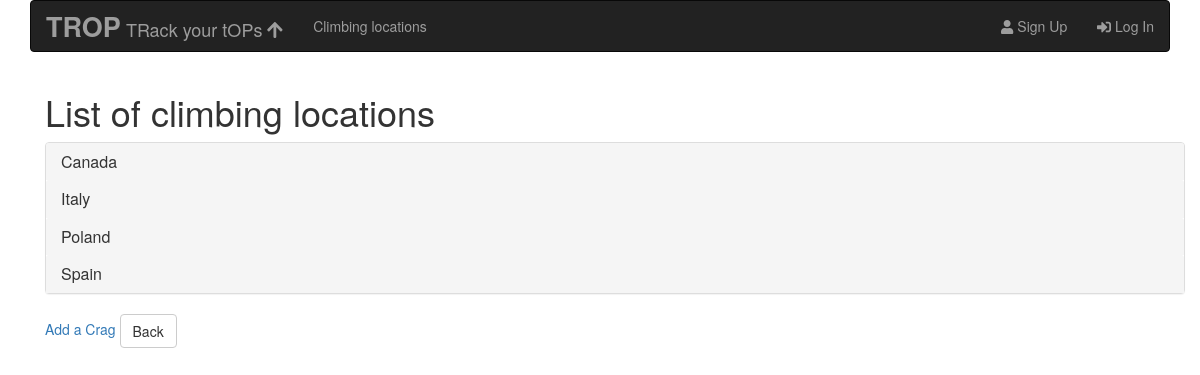
Page /routes/regions/ on the earlier database version.
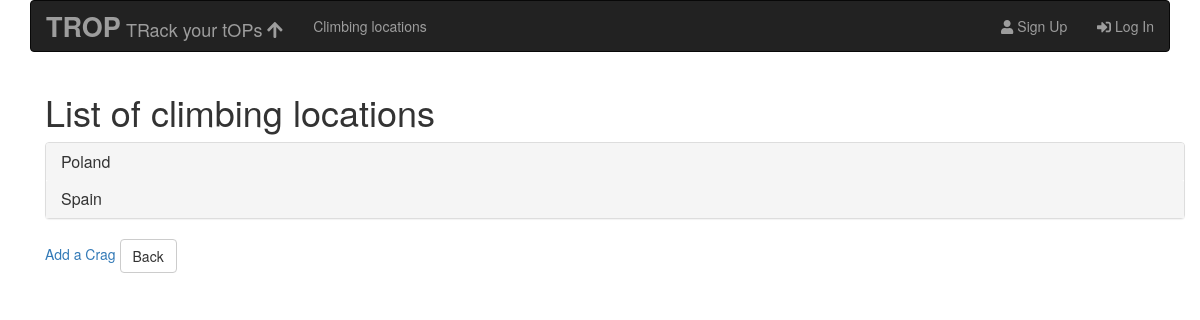
Same page on the later database version.
### routes/models.py (models this page shows, shortened)
class Place(models.Model):
    name = models.CharField(max_length = 100, unique=True)
    slug = models.SlugField(allow_unicode = True)
    city = models.CharField(max_length = 100, verbose_name = 'Region')
    country = models.CharField(max_length = 100)
    location = PlainLocationField(based_fields=['city'], zoom=7)
    created_at = models.DateTimeField(auto_now_add=True)
    updated_at = models.DateTimeField(auto_now=True)
    class Meta:
        get_latest_by = 'created_at'
        ordering = ['country', 'city', 'name']

### routes/views.py (the view)
class PlaceList(ListView):
    model = Place
    template_name = 'routes/place_list.html'
    def get_queryset(self):
        self.place_dict = {}
        country_object_list = Place.objects.all()
        countries = set()
        for country in country_object_list:
            countries.add(country.country)
        for country in sorted(countries):
            city_object_list = Place.objects.all().filter(country=country)
            cities = set()
            for city in city_object_list:
                cities.add(city.city)
            self.place_dict[country] = {}
            for city in sorted(cities):
                    places = Place.objects.all().filter(city=city)
                    place_list = []
                    for place in places:
                        place_list.append(place)
                    self.place_dict[country][city] = place_list
    def get_context_data(self, **kwargs):
        context = super().get_context_data(**kwargs)
        context['place_dict'] = self.place_dict
        return context

### routes/templates/routes/place_list.html (shortened to what this page needs)
{% extends "routes/routes_base.html" %}
{% block route_content %}
  <h1>List of climbing locations</h1>
  <div class="panel-group">
    <div class="panel panel-default">
    {% for country, city_dict in place_dict.items %}
      <div class="panel-heading">
        <h3 class="panel-title">
          <a data-toggle = "collapse" href="#{{country|slugify}}">{{country}}</a>
        </h3>
      </div>
      {% endfor %}
    </div>
  </div>
  <a href="{% url 'routes:new_place' %}">Add a Crag</a>
{% endblock route_content %}

### routes/templates/routes/routes_base.html
{% extends "base.html" %}
{% block content %}
  <div class="container">
        {% block route_content %}
        {% endblock route_content %}
        <input class="btn btn-default" type=button value='Back' onClick="javascript:history.go(-1);">
  </div>
{% endblock content %}

### templates/base.html (shortened to what this page needs)
<!DOCTYPE html>
{% load staticfiles %}
<html>
  <head>
    <link rel="stylesheet" href="https://maxcdn.bootstrapcdn.com/bootstrap/3.3.7/css/bootstrap.min.css">
    <link rel="stylesheet" href="{% static 'css/master.css' %}">
    <link rel="stylesheet" href="https://cdn.datatables.net/1.10.16/css/jquery.dataTables.min.css">
  </head>
  <body>
    <div class="container">
      <nav class="navbar sticky-top navbar-inverse bg-inverse">
        <div class="container-fluid">
          <div class="navbar-header">
            <a class="navbar-brand" href="{% url 'home' %}">
              <span class="text-center logo">TROP</span>
              <span class="text-center">TRack your tOPs</span>
              <span class="fas fa-arrow-up"></span>
            </a>
          </div>
          <ul class="nav navbar-nav">
            <li class="nav-item"><a class="nav-link" href="{% url 'routes:places' %}">Climbing locations</a></li>
          </ul>
          <ul class="nav navbar-nav navbar-right">
            {% if user.is_authenticated %}
              <li class="nav-item">
                <a class="nav-link" href="{% url 'accounts:redirect' %}">
                  <span class="fas fa-user"></span><span> {{user}}</span>
                </a>
              </li>
                <li class="nav-item">
                  <a class="nav-link" href="{% url 'accounts:logout' %}">
                    <span class="fas fa-sign-out-alt"></span><span> Log Out</span>
                  </a>
                </li>
            {% else %}
            <li class="nav-item">
              <a class="nav-link" href="{% url 'accounts:signup' %}">
                <span class="fas fa-user"></span><span> Sign Up</span>
              </a>
            </li>
            <li class="nav-item">
              <a class="nav-link" href="{% url 'accounts:login' %}">
                <span class="fas fa-sign-in-alt"></span><span> Log In</span>
              </a>
            </li>
            {% endif %}
          </ul>
        </div>
      </nav>
    </div>
    <div class="container">
    {% block content %}{% endblock content %}
    </div>
  </body>
</html>

### static/css/master.css (style rules this page uses)
span.logo { font-size: 150%; font-weight: bold; }

Differences in the rows shown:
removed Place: place_dict "Canada"
removed Place: place_dict "Italy"
